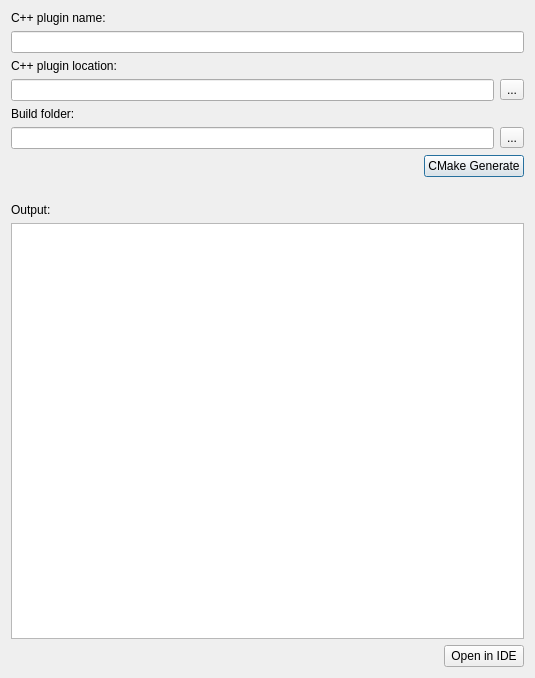
<?xml version="1.0" encoding="UTF-8"?>
<ui version="4.0">
 <class>WQtCppProjectDlg</class>
 <widget class="QDialog" name="WQtCppProjectDlg">
  <property name="geometry">
   <rect>
    <x>0</x>
    <y>0</y>
    <width>535</width>
    <height>678</height>
   </rect>
  </property>
  <property name="windowTitle">
   <string>Setup C++ Plugin</string>
  </property>
  <property name="windowIcon">
   <iconset resource="../QtResources/resources.qrc">
    <normaloff>:/EditorFramework/Icons/VisualStudio.svg</normaloff>:/EditorFramework/Icons/VisualStudio.svg</iconset>
  </property>
  <layout class="QVBoxLayout" name="verticalLayout">
   <item>
    <widget class="QLabel" name="label_4">
     <property name="text">
      <string>C++ plugin name:</string>
     </property>
    </widget>
   </item>
   <item>
    <widget class="QLineEdit" name="PluginName">
     <property name="readOnly">
      <bool>false</bool>
     </property>
    </widget>
   </item>
   <item>
    <widget class="QLabel" name="label">
     <property name="text">
      <string>C++ plugin location:</string>
     </property>
    </widget>
   </item>
   <item>
    <layout class="QHBoxLayout" name="horizontalLayout_3">
     <item>
      <widget class="QLineEdit" name="PluginLocation">
       <property name="readOnly">
        <bool>true</bool>
       </property>
      </widget>
     </item>
     <item>
      <widget class="QToolButton" name="OpenPluginLocation">
       <property name="toolTip">
        <string>Open folder in explorer.</string>
       </property>
       <property name="text">
        <string>...</string>
       </property>
       <property name="icon">
        <iconset resource="../../../Tools/Libs/GuiFoundation/QtResources/resources.qrc">
         <normaloff>:/GuiFoundation/Icons/OpenFolder.svg</normaloff>:/GuiFoundation/Icons/OpenFolder.svg</iconset>
       </property>
      </widget>
     </item>
    </layout>
   </item>
   <item>
    <widget class="QLabel" name="label_2">
     <property name="text">
      <string>Build folder:</string>
     </property>
    </widget>
   </item>
   <item>
    <layout class="QHBoxLayout" name="horizontalLayout_4">
     <item>
      <widget class="QLineEdit" name="BuildFolder">
       <property name="readOnly">
        <bool>true</bool>
       </property>
      </widget>
     </item>
     <item>
      <widget class="QToolButton" name="OpenBuildFolder">
       <property name="toolTip">
        <string>Open folder in explorer.</string>
       </property>
       <property name="text">
        <string>...</string>
       </property>
       <property name="icon">
        <iconset resource="../../../Tools/Libs/GuiFoundation/QtResources/resources.qrc">
         <normaloff>:/GuiFoundation/Icons/OpenFolder.svg</normaloff>:/GuiFoundation/Icons/OpenFolder.svg</iconset>
       </property>
      </widget>
     </item>
    </layout>
   </item>
   <item>
    <layout class="QHBoxLayout" name="horizontalLayout">
     <item>
      <spacer name="horizontalSpacer_3">
       <property name="orientation">
        <enum>Qt::Horizontal</enum>
       </property>
       <property name="sizeHint" stdset="0">
        <size>
         <width>40</width>
         <height>20</height>
        </size>
       </property>
      </spacer>
     </item>
     <item>
      <widget class="QPushButton" name="GenerateSolution">
       <property name="text">
        <string>CMake Generate</string>
       </property>
      </widget>
     </item>
    </layout>
   </item>
   <item>
    <layout class="QHBoxLayout" name="horizontalLayout_2">
     <item>
      <widget class="QLabel" name="ErrorText">
       <property name="text">
        <string/>
       </property>
       <property name="wordWrap">
        <bool>true</bool>
       </property>
      </widget>
     </item>
    </layout>
   </item>
   <item>
    <widget class="QLabel" name="label_3">
     <property name="text">
      <string>Output:</string>
     </property>
    </widget>
   </item>
   <item>
    <widget class="QTextEdit" name="OutputLog">
     <property name="undoRedoEnabled">
      <bool>false</bool>
     </property>
     <property name="lineWrapMode">
      <enum>QTextEdit::NoWrap</enum>
     </property>
     <property name="readOnly">
      <bool>true</bool>
     </property>
    </widget>
   </item>
   <item>
    <layout class="QHBoxLayout" name="horizontalLayout_5">
     <item>
      <spacer name="horizontalSpacer_4">
       <property name="orientation">
        <enum>Qt::Horizontal</enum>
       </property>
       <property name="sizeHint" stdset="0">
        <size>
         <width>40</width>
         <height>20</height>
        </size>
       </property>
      </spacer>
     </item>
     <item>
      <widget class="QPushButton" name="OpenSolution">
       <property name="text">
        <string>Open in IDE</string>
       </property>
      </widget>
     </item>
    </layout>
   </item>
  </layout>
 </widget>
 <resources>
  <include location="../../../Tools/Libs/GuiFoundation/QtResources/resources.qrc"/>
  <include location="../QtResources/resources.qrc"/>
 </resources>
 <connections/>
</ui>
